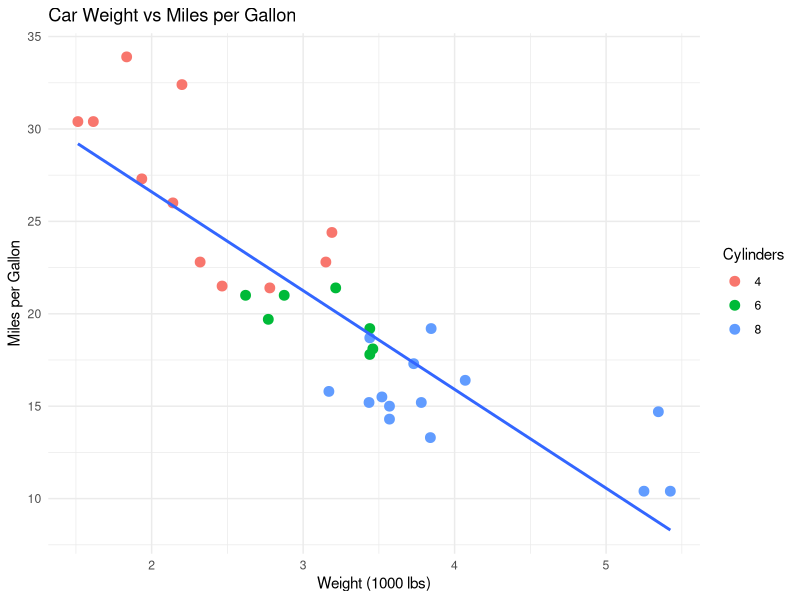

Generate this figure with R:
## ---- chunk 1
#| label: fig-scatter
#| fig-cap: "A scatter plot of cars data"
#| fig-width: 8
#| fig-height: 6

library(ggplot2)

# Create a scatter plot
ggplot(mtcars, aes(x = wt, y = mpg)) +
  geom_point(aes(color = factor(cyl)), size = 3) +
  geom_smooth(method = "lm", se = FALSE) +
  labs(title = "Car Weight vs Miles per Gallon",
       x = "Weight (1000 lbs)",
       y = "Miles per Gallon",
       color = "Cylinders") +
  theme_minimal()
## ---- chunk 2
#| label: tbl-summary
#| tbl-cap: "Summary statistics for mtcars dataset"

library(knitr)
library(dplyr)

mtcars %>%
  summarise(
    n = n(),
    mean_mpg = round(mean(mpg), 2),
    median_mpg = median(mpg),
    min_mpg = min(mpg),
    max_mpg = max(mpg)
  ) %>%
  kable()
